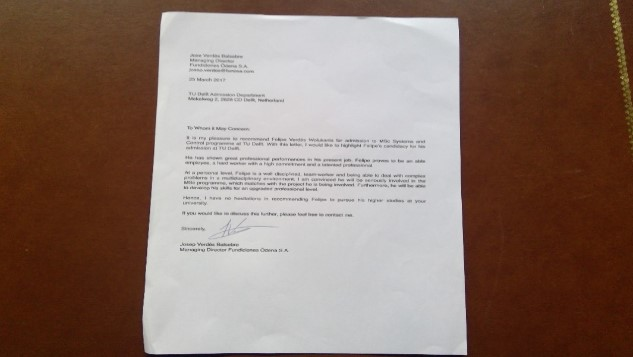
//> input picture document_scanner/document_scanner/test3.jpg, 633 x 357 px
$ ./submission   (built with g++ and OpenCV 4)
//> lines starting //> are read from the running program, lines starting //| are printed output that depends on the picture; after the words box and inside, x2 and y2 are one past the last pixel; in counts of white or black regions, pixels touching at a corner belong together
// Document_scanner.cpp
//

#include <iostream>
#include <opencv2/core.hpp>
#include <opencv2/imgproc.hpp>
#include <opencv2/highgui.hpp>
#include <opencv2/opencv.hpp>
#include <opencv2/features2d.hpp>
#include <string>

using namespace std;
using namespace cv;

// Global variables
Mat result;
Point2f vertices[4];
RotatedRect rotrect;

int roiIndex = 0;
bool dragging;
int selected_corner_index = 0;
bool validation_needed = true;
vector< Point2f> roi_corners;


// Function to select and drag points in the GUI
void changePoints(int action, int x, int y, int flags, void* userdata);

int main()
{
	/*
	cout << "This is a document scanner application.\n"
		"Enter the directory of the image or press h to obtain help." << endl;

	string image;
	cin >> image;
	Mat frame = imread(image, IMREAD_COLOR);
	*/
	Mat frame = imread("test3.jpg", IMREAD_COLOR);
//> frame is the input picture: 357 rows x 633 cols, CV_8UC3; mean B, G, R 105.8, 116.2, 138.1

	// Check frame was read
	if (frame.empty())
	{
		cout << "No image was found" << endl;
		std::exit(1);
	}

	// Create output parameters
	float height_img{ static_cast<float>(frame.rows) };
//> height_img = 357
	float width_img{ static_cast<float>(frame.cols) };
//> width_img = 633
	float aspectRatio = width_img / height_img;
//> aspectRatio = 1.77

	// Preprocessing, bilateralfilter
	Mat bilateralFiltered;
	int diam{ 60 };
	double sigmaColor{ 120.0 }, sigmaSpace{ 120.0 };
	bilateralFilter(frame, bilateralFiltered, diam, sigmaColor, sigmaSpace);


	// GrabCut operation
	Mat mask;
	Mat bgdModel, fgdModel;
	Rect rect(5, 5, frame.cols - 5, frame.rows - 5);
//> rect = Rect(5, 5, 628, 352)
	grabCut(bilateralFiltered, mask, rect, bgdModel, fgdModel, 1, GC_INIT_WITH_RECT);
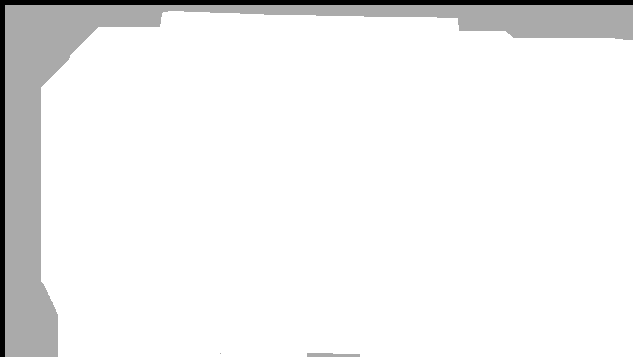
//> mask: 357 rows x 633 cols, CV_8UC1; min 0, max 3, mean 2.82; drawn with min black and max white
//> bgdModel = 65 values, max 98.96 at index 10, min 0.0999 at index 3, mean 21.03; fgdModel = 65 values, max 208.9 at index 8, min -5.8 at index 58, mean 44.23
	compare(mask, GC_PR_FGD, mask, CMP_EQ);
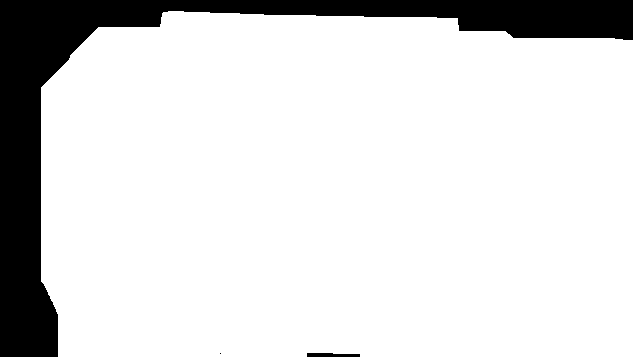
//> mask: 357 rows x 633 cols, CV_8UC1; 86% white; 3 black regions (1 under 20 px), largest, box (x1, y1, x2, y2) and area: (0, 0, 633, 357) 31419, (307, 353, 360, 357) 185
	Mat foreground(frame.size(), CV_8UC3, cv::Scalar(0, 0, 0));
	frame.copyTo(foreground, mask);


	// Threshold operation
	Mat imgGray;
	cvtColor(foreground, imgGray, COLOR_BGR2GRAY);
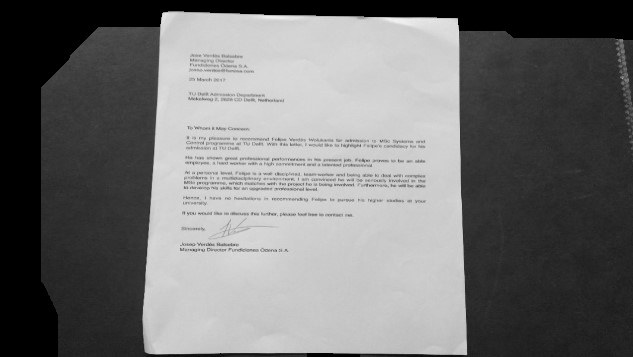
//> imgGray: 357 rows x 633 cols, CV_8UC1; min 0, max 241, mean 113.1
	Mat imgThres;
	threshold(imgGray, imgThres, 100.0, 150.0, THRESH_BINARY);
//> imgThres: 357 rows x 633 cols, CV_8UC1; values 0 (black) and 150 (white), 46.6% white; 20 white regions (19 under 20 px), largest, box (x1, y1, x2, y2) and area: (142, 11, 467, 355) 105188

	// Erode operation
	Mat imageMorphOpened;
	const int kSize{10};
	const size_t iterate{ 3 };
	Mat kernel1 = getStructuringElement(cv::MORPH_ELLIPSE,
		cv::Size(kSize, kSize));
	morphologyEx(imgThres, imageMorphOpened, MORPH_OPEN, kernel1, Point(-1, -1), iterate);
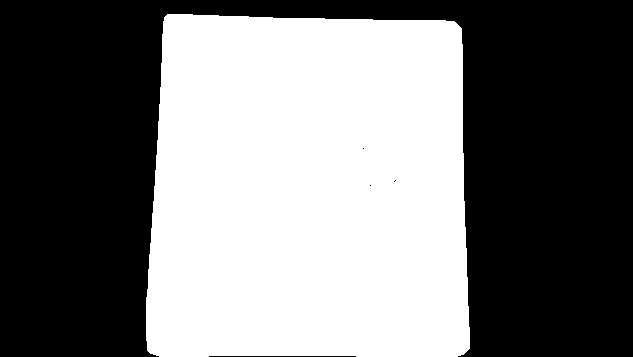
//> imageMorphOpened: 357 rows x 633 cols, CV_8UC1; values 0 (black) and 150 (white), 46.6% white; 1 white region

	// Find all contours in the image
	vector<vector<Point> > contours;
	vector<Vec4i> hierarchy;
	findContours(imageMorphOpened, contours, hierarchy, RETR_EXTERNAL, CHAIN_APPROX_SIMPLE);
//> contours = 1 contour; box (x1, y1, x2, y2) and area: (146, 14, 470, 357) 104573


	// Contour with biggest area is the document
	double area{}, big_area{};
	int count{};
	for (size_t i{}; i < contours.size(); i++)
	{
		area = contourArea(contours[i]);
		if (area > big_area)
		{
			big_area = area;
			count = i;
		}
	}
//> this loop made 1 pass
//> (area, big_area) on pass 1: (104573, 104573)
//> after the loop, big_area = 104573; count = 0

	rotrect = minAreaRect(contours[count]);
//> rotrect = centre (307.5, 185), size (342, 323), angle -90
	rotrect.points(vertices);
//> vertices = 4 Points (x, y): [469, 356], [146, 356], [146, 14], [469, 14]

	// Pass to roi_corners
	for (size_t i{}; i < 4; i++)
	{
		if (vertices[i].x < 0)
			vertices[i].x = 0;

		if (vertices[i].y < 0)
			vertices[i].y = 0;
		roi_corners.push_back(vertices[i]);
	}

	// Contour approximation GUI
	int key{};
	namedWindow("Contour Approximation", WINDOW_AUTOSIZE);
	setMouseCallback("Contour Approximation", changePoints);

	while (key != 27)
	{
		Mat result = frame.clone();

		putText(result, "Correct the points, Press ESC to finish",
			Point(10, 30), FONT_HERSHEY_SIMPLEX, 0.7, Scalar(255, 255, 255), 2);
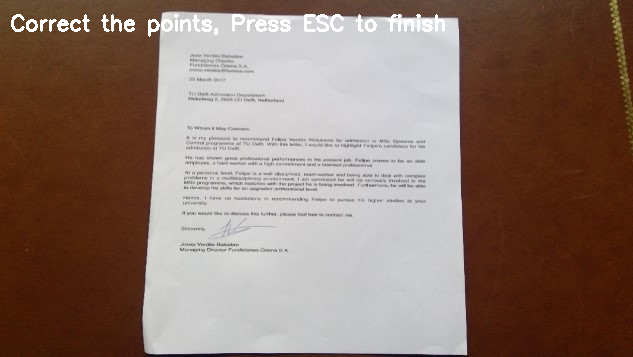
//> result: 357 rows x 633 cols, CV_8UC3; 1.22% of pixels changed, all inside (x1, y1, x2, y2) = (11, 14, 445, 37)

		for (size_t i{}; i < 4; i++)
		{
			line(result, roi_corners[i], roi_corners[(i + 1) % 4], Scalar(0, 255, 0), 2);
			circle(result, roi_corners[i], 25, Scalar(153, 255, 255), -1, LINE_AA);
		}
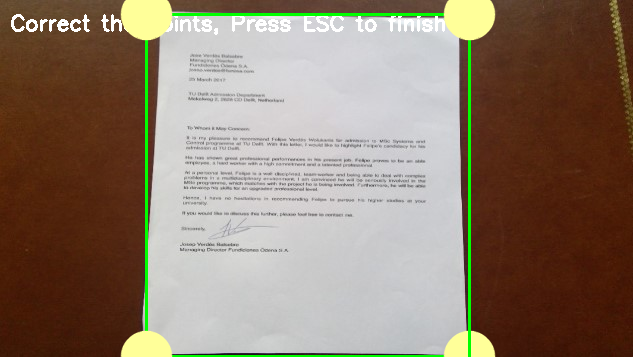
//> result: 357 rows x 633 cols, CV_8UC3; 3.95% of pixels changed, all inside (x1, y1, x2, y2) = (120, 0, 496, 357)
		imshow("Contour Approximation", result);

		key = (char)waitKey(10);
//> the Esc key is pressed
	}

	// Aspect ratio parameters
	int new_img_width{ 500 };
	int new_img_heigth{ static_cast<int>(500.0f / aspectRatio) };
//> new_img_heigth = 281
	Size outDim = Size(new_img_width, new_img_heigth);
//> outDim = Size(500, 281)

	// Dst points
	vector<Point2f> pts_dst;
	pts_dst.push_back(Point2f(0, 0));	// TL
	pts_dst.push_back(Point2f(0, new_img_heigth - 1));	// BL
//> pts_dst = 2 Points (x, y): [0, 0], [0, 280]
	pts_dst.push_back(Point2f(new_img_width - 1, new_img_heigth - 1));	// BR
	pts_dst.push_back(Point2f(new_img_width - 1, 0));	// TR

	// Source points
	cout << roi_corners << endl;
//| [469, 356;
//|  146, 356;
//|  146, 14;
//|  469, 14]
	vector<Point2f> pts_src;
	pts_src.push_back(roi_corners[1]);
//> pts_src = 1 Point (x, y): [146, 356]
	pts_src.push_back(roi_corners[0]);
//> pts_src = 2 Points (x, y): [146, 356], [469, 356]
	pts_src.push_back(roi_corners[3]);
//> pts_src = 3 Points (x, y): [146, 356], [469, 356], [469, 14]
	pts_src.push_back(roi_corners[2]);
//> pts_src = 4 Points (x, y): [146, 356], [469, 356], [469, 14], [146, 14]

	// Calculate Homography
	Mat h = findHomography(pts_src, pts_dst);
//> h = [[0, -1.46, 519.4], [0.867, 0, -126.6], [0, 0, 1]]

	// Geometric transformation
	Mat im_warped;
	warpPerspective(frame, im_warped, h, outDim);
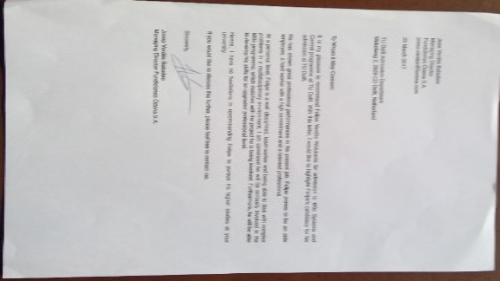
//> im_warped: 281 rows x 500 cols, CV_8UC3; mean B, G, R 194.8, 193.9, 196

	imshow("Warpped Image", im_warped);
	waitKey(0);

	return 0;
}


void changePoints(int action, int x, int y, int flags, void* userdata)
{
	// Action when left button is pressed
	if (roi_corners.size() == 4)
	{
		for (int i = 0; i < 4; ++i)
		{
			// Action when mouse is close to
			if ((action == EVENT_LBUTTONDOWN) & ((abs(roi_corners[i].x - x) < 10)) & (abs(roi_corners[i].y - y) < 10))
			{
				selected_corner_index = i;
				dragging = true;
			}
		}
	}
	else if (action == EVENT_LBUTTONDOWN)
	{
		roi_corners.push_back(Point2f((float)x, (float)y));
		validation_needed = true;
	}

	// Action when left button is released
	if (action == EVENT_LBUTTONUP)
	{
		dragging = false;
	}

	// Action when left button is pressed and mouse has moved over the window
	if ((action == EVENT_MOUSEMOVE) && dragging)
	{
		roi_corners[selected_corner_index].x = (float)x;
		roi_corners[selected_corner_index].y = (float)y;
		validation_needed = true;
	}

}

$ run again, with document_scanner/document_scanner/test1.jpg copied over document_scanner/document_scanner/test3.jpg
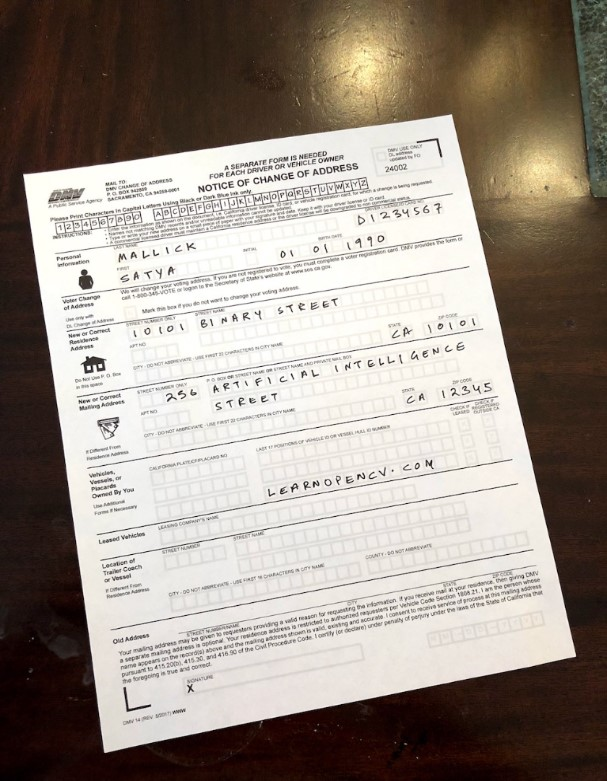
//> input picture document_scanner/document_scanner/test1.jpg, 607 x 781 px
//> frame is the input picture: 781 rows x 607 cols, CV_8UC3; mean B, G, R 136, 144.9, 154.7
//> bgdModel = 65 values, max 147.7 at index 64, min -6.71 at index 58, mean 33.87; fgdModel = 65 values, max 1131.7 at index 56, min 0.0585 at index 4, mean 188.2
//> imgThres: 781 rows x 607 cols, CV_8UC1; values 0 (black) and 150 (white), 58.4% white; 995 black regions (990 under 20 px), largest, box (x1, y1, x2, y2) and area: (0, 0, 607, 781) 194454, (82, 357, 105, 373) 215, (79, 270, 93, 289) 176, (124, 687, 151, 712) 94, (417, 139, 442, 157) 53
//> imageMorphOpened: 781 rows x 607 cols, CV_8UC1; values 0 (black) and 150 (white), 45.7% white; 10 white regions
//> contours = 10 contours; largest, box (x1, y1, x2, y2) and area: (33, 29, 575, 751) 217366, (490, 123, 586, 224) 7468, (155, 151, 226, 195) 2320, (64, 410, 104, 471) 1930, (58, 168, 115, 216) 1870
//> the loop `for (size_t i{}; i < contours.size(); i++)` made 10 passes
//> (area, big_area) on passes 1, 2, 3, 7, 8, 10: (711.5, 711.5), (1514, 1514), (1930, 1930), (2320, 2320), (7468, 7468), (217366.5, 217366.5)
//> after the loop `for (size_t i{}; i < contours.size(); i++)`: big_area = 217366.5; count = 9
//> rotrect = centre (277.1, 380.8), size (480.5, 661.8), angle -11.4
//> vertices = 4 Points (x, y): [106.9, 752.6], [-23.77, 103.9], [447.3, 9], [578, 657.7]
//> after the loop `for (size_t i{}; i < 4; i++)`:
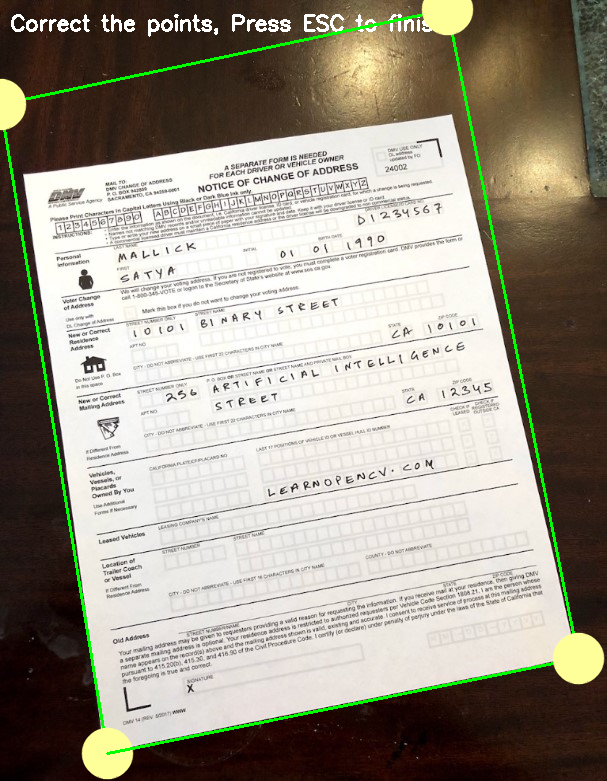
//> result: 781 rows x 607 cols, CV_8UC3; mean B, G, R 138.2, 151.4, 157.5
//| [106.94075, 752.63135;
//|  0, 103.90929;
//|  447.26837, 8.9981842;
//|  577.98102, 657.72021]
//> `pts_src.push_back(roi_corners[1]);`: pts_src = 1 Point (x, y): [0, 103.9]
//> `pts_src.push_back(roi_corners[0]);`: pts_src = 2 Points (x, y): [0, 103.9], [106.9, 752.6]
//> `pts_src.push_back(roi_corners[3]);`: pts_src = 3 Points (x, y): [0, 103.9], [106.9, 752.6], [578, 657.7]
//> `pts_src.push_back(roi_corners[2]);`: pts_src = 4 Points (x, y): [0, 103.9], [106.9, 752.6], [578, 657.7], [447.3, 9]
//> h = [[1.09, -0.18, 18.74], [0.215, 1.01, -105.2], [3.18e-05, 7.39e-05, 1]]
//> `warpPerspective(frame, im_warped, h, outDim);`:
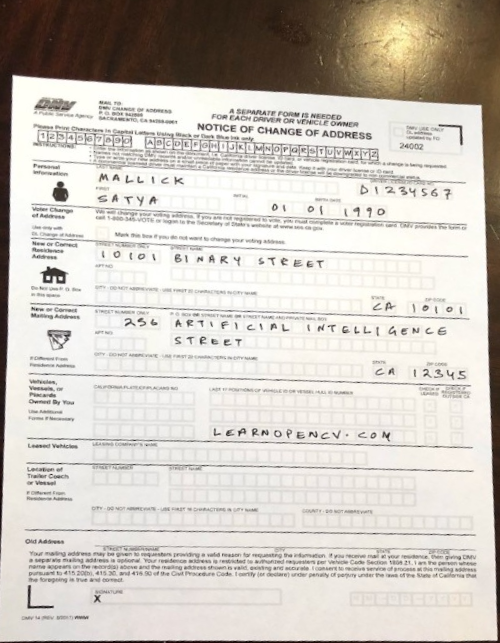
//> im_warped: 643 rows x 500 cols, CV_8UC3; mean B, G, R 192.5, 199.9, 205.7
